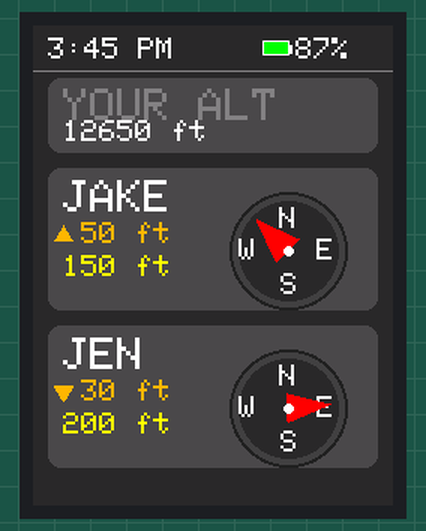
Bench run of a sketch on a simulated Arduino Uno, built for the host (arithmetic inside an expression is 32-bit, double 64-bit). Shown: 240×320 colour display. What the sketch prints to the serial monitor is not drawn.

Above: at 0.9 s.
At 6.2 s:
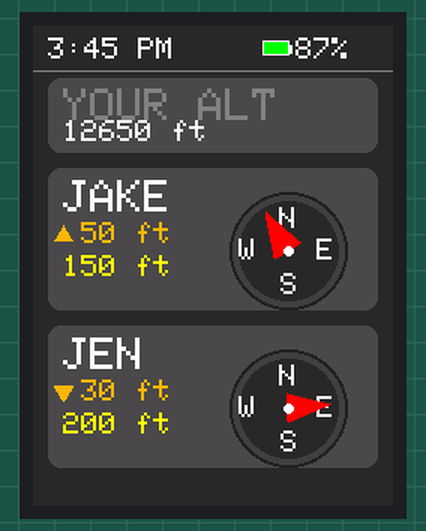
At 10.2 s:
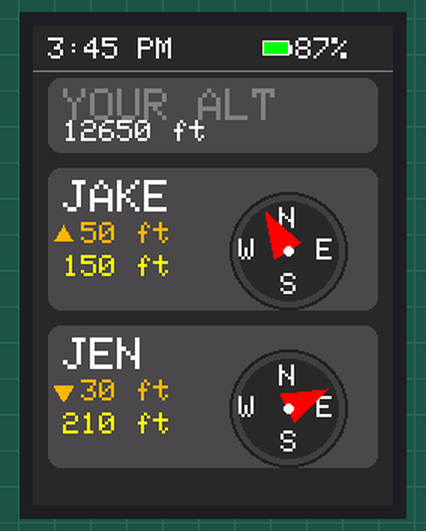
At 18.2 s:
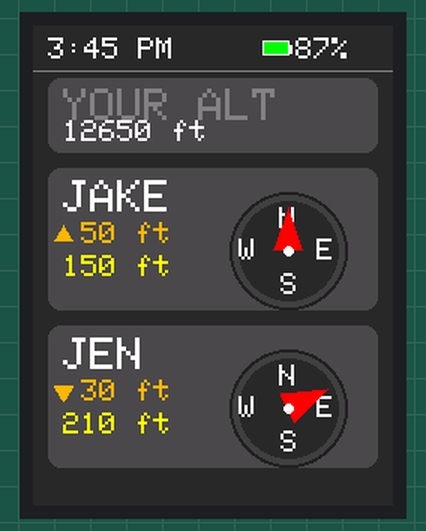
At 24.2 s:
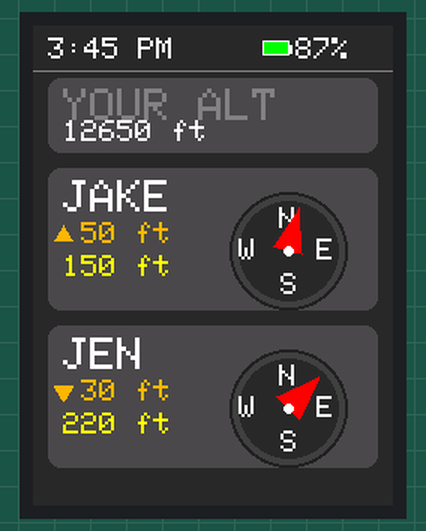
At 36.2 s:
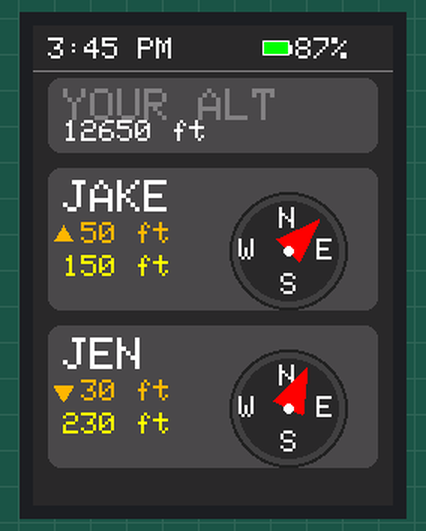

The sketch:

sample_ui.ino
```cpp
/* Party Tracker UI - Clean Modern Design
 *
 * Hardware Connections:
 * ILI9341 TFT Display to Wireless Tracker:
 * - VCC   -> 3V3
 * - GND   -> GND
 * - CS    -> GPIO7
 * - RESET -> GPIO6
 * - DC    -> GPIO5
 * - MOSI  -> GPIO4
 * - SCK   -> GPIO17
 * - LED   -> 3V3
 */

#include <Adafruit_GFX.h>
#include <Adafruit_ILI9341.h>
#include <SPI.h>

// Pin definitions
#define TFT_CS      7
#define TFT_DC      5
#define TFT_RST     6
#define TFT_MOSI    4
#define TFT_SCK     17
#define TFT_MISO    -1

#define SPI_FREQUENCY  40000000

// Color scheme - clean and modern
#define COLOR_BG        0x2945  // Dark blue-gray
#define COLOR_PANEL     0x4A49  // Light gray panel
#define COLOR_TEXT      0xFFFF  // White
#define COLOR_TEXT_DIM  0x8410  // Gray
#define COLOR_ACCENT    0xFDA0  // Salmon/pink
#define COLOR_GREEN     0x07E0
#define COLOR_YELLOW    0xFFE0
#define COLOR_ORANGE    0xFD20
#define COLOR_RED       0xF800

Adafruit_ILI9341 tft = Adafruit_ILI9341(TFT_CS, TFT_DC, TFT_RST);

// Party member structure
struct PartyMember {
  const char* name;
  int relativeAlt;      // feet, positive = above you
  int distance;         // feet
  float bearing;        // degrees, 0=N, 90=E, 180=S, 270=W
  int lastUpdate;       // seconds ago
};

// Sample data
PartyMember members[2] = {
  {"JAKE", 50, 150, 315, 3},      // NW, above you
  {"JEN", -30, 200, 85, 8}        // E, below you
};

int yourAltitude = 12650;
int batteryPercent = 87;

// Helper functions
void drawStatusBar() {
  // Time
  tft.setTextSize(2);
  tft.setTextColor(COLOR_TEXT);
  tft.setCursor(10, 8);
  tft.print("3:45 PM");

  // Battery
  tft.setCursor(175, 8);
  tft.print(batteryPercent);
  tft.print("%");

  // Battery icon
  tft.drawRect(153, 10, 18, 10, COLOR_TEXT);
  tft.fillRect(154, 11, 16, 8, COLOR_GREEN);
  tft.fillRect(171, 13, 2, 6, COLOR_TEXT);
}

void drawYourAltitude() {
  // Panel background
  tft.fillRoundRect(10, 35, 220, 50, 8, COLOR_PANEL);

  // Label - size 3 to match party member names (title size)
  tft.setTextSize(3);
  tft.setTextColor(COLOR_TEXT_DIM);
  tft.setCursor(20, 42);
  tft.print("YOUR ALT");

  // Altitude value - size 2 to match body text
  tft.setTextSize(2);
  tft.setTextColor(COLOR_TEXT);
  tft.setCursor(20, 63);
  tft.print(yourAltitude);
  tft.print(" ft");
}

void drawAltitudeArrow(int x, int y, int relativeAlt, uint16_t color) {
  // Draw up or down arrow based on relative altitude
  // Made slightly larger for better visibility
  if (relativeAlt >= 0) {
    // Up arrow (triangle pointing up)
    tft.fillTriangle(x, y - 6, x - 6, y + 4, x + 6, y + 4, color);
  } else {
    // Down arrow (triangle pointing down)
    tft.fillTriangle(x, y + 6, x - 6, y - 4, x + 6, y - 4, color);
  }
}

void drawCompassDial(int centerX, int centerY, int radius, float bearing, uint16_t fillColor) {
  // Outer ring
  tft.fillCircle(centerX, centerY, radius, 0x2104);  // Dark border
  tft.fillCircle(centerX, centerY, radius - 2, 0x4208);  // Medium gray

  // Inner circle background
  tft.fillCircle(centerX, centerY, radius - 6, COLOR_BG);

  // Draw N, E, S, W labels - size 2
  tft.setTextSize(2);
  tft.setTextColor(COLOR_TEXT);

  // North
  tft.setCursor(centerX - 6, centerY - radius + 10);
  tft.print("N");

  // East
  tft.setCursor(centerX + radius - 20, centerY - 8);
  tft.print("E");

  // South
  tft.setCursor(centerX - 5, centerY + radius - 24);
  tft.print("S");

  // West
  tft.setCursor(centerX - radius + 6, centerY - 8);
  tft.print("W");

  // Draw direction arrow pointing to bearing
  float rad = bearing * 3.14159 / 180.0;

  // Arrow tip - scaled for current compass size
  int tipX = centerX + (radius - 10) * sin(rad);
  int tipY = centerY - (radius - 10) * cos(rad);

  // Arrow base corners (make a proper arrow shape)
  int baseLen = 10;
  int baseX1 = centerX + baseLen * sin(rad - 3.14159/2);
  int baseY1 = centerY - baseLen * cos(rad - 3.14159/2);

  int baseX2 = centerX + baseLen * sin(rad + 3.14159/2);
  int baseY2 = centerY - baseLen * cos(rad + 3.14159/2);

  // Draw filled arrow
  tft.fillTriangle(tipX, tipY, baseX1, baseY1, baseX2, baseY2, fillColor);

  // Draw line from center to base for arrow shaft
  int shaftX1 = centerX + 5 * sin(rad - 3.14159/2);
  int shaftY1 = centerY - 5 * cos(rad - 3.14159/2);
  int shaftX2 = centerX + 5 * sin(rad + 3.14159/2);
  int shaftY2 = centerY - 5 * cos(rad + 3.14159/2);

  tft.fillTriangle(shaftX1, shaftY1, shaftX2, shaftY2, baseX1, baseY1, fillColor);
  tft.fillTriangle(shaftX2, shaftY2, baseX1, baseY1, baseX2, baseY2, fillColor);

  // Center dot
  tft.fillCircle(centerX, centerY, 3, COLOR_TEXT);
}

uint16_t getDistanceColor(int distance) {
  if (distance < 100) return COLOR_GREEN;
  else if (distance < 300) return COLOR_YELLOW;
  else if (distance < 600) return COLOR_ORANGE;
  else return COLOR_RED;
}

void drawPartyMember(int yPos, PartyMember &member) {
  // Panel background - adjusted height for proper compass fit
  tft.fillRoundRect(10, yPos, 220, 95, 8, COLOR_PANEL);

  // Name - size 3 (title)
  tft.setTextSize(3);
  tft.setTextColor(COLOR_TEXT);
  tft.setCursor(20, yPos + 8);
  tft.print(member.name);

  // Relative altitude with directional arrow
  // Draw arrow BEFORE the number (in place of +/-)
  drawAltitudeArrow(20, yPos + 44, member.relativeAlt, COLOR_ACCENT);

  tft.setTextSize(2);
  tft.setTextColor(COLOR_ACCENT);
  tft.setCursor(32, yPos + 36);  // Aligned with arrow
  tft.print(abs(member.relativeAlt));
  tft.print(" ft");

  // Distance - size 2 (body)
  tft.setTextSize(2);
  tft.setTextColor(getDistanceColor(member.distance));
  tft.setCursor(20, yPos + 58);
  tft.print(member.distance);
  tft.print(" ft");

  // Compass dial - radius 39, positioned to fit in panel
  int dialX = 170;
  int dialY = yPos + 55;
  drawCompassDial(dialX, dialY, 39, member.bearing, COLOR_RED);
}

void drawUI() {
  // Clear screen
  tft.fillScreen(COLOR_BG);

  // Status bar
  drawStatusBar();
  tft.drawFastHLine(0, 30, 240, COLOR_TEXT_DIM);

  // Your altitude
  drawYourAltitude();

  // Party members - adjusted spacing for properly sized panels (95px tall each)
  drawPartyMember(95, members[0]);    // JAKE
  drawPartyMember(200, members[1]);   // JEN (95 + 10px gap from previous panel)
}

void setup() {
  Serial.begin(115200);
  delay(500);

  Serial.println("\n========================================");
  Serial.println("Party Tracker UI");
  Serial.println("========================================\n");

  // Initialize SPI
  SPI.begin(TFT_SCK, TFT_MISO, TFT_MOSI, TFT_CS);

  // Initialize display
  tft.begin(SPI_FREQUENCY);
  tft.setRotation(0);  // Portrait mode

  Serial.println("Drawing UI...");
  drawUI();

  Serial.println("UI complete!");
  Serial.println("========================================\n");
}

void loop() {
  static unsigned long lastUpdate = 0;
  static int counter = 0;

  // Update every 2 seconds to simulate live updates
  if (millis() - lastUpdate > 2000) {
    lastUpdate = millis();
    counter++;

    // Simulate updates
    members[0].lastUpdate++;
    members[1].lastUpdate++;

    // Simulate movement
    if (counter % 3 == 0) {
      members[0].bearing += 15;
      if (members[0].bearing >= 360) members[0].bearing -= 360;
      members[0].lastUpdate = 0;
    }

    if (counter % 5 == 0) {
      members[1].bearing -= 20;
      if (members[1].bearing < 0) members[1].bearing += 360;
      members[1].distance += 10;
      members[1].lastUpdate = 0;
    }

    // Redraw (in production, only redraw changed sections)
    drawUI();

    Serial.print("Update ");
    Serial.println(counter);
  }
}
```

Measured:
- what the display in image 0 shows lasts 5.4 s, from 0.8 s to 6.2 s
- what the display in image 1 shows lasts 4.0 s, from 6.2 s to 10.2 s
- what the display in image 2 shows lasts 2.0 s, from 10.2 s to 12.2 s
- what the display in image 4 shows lasts 6.0 s, from 24.2 s to 30.2 s
